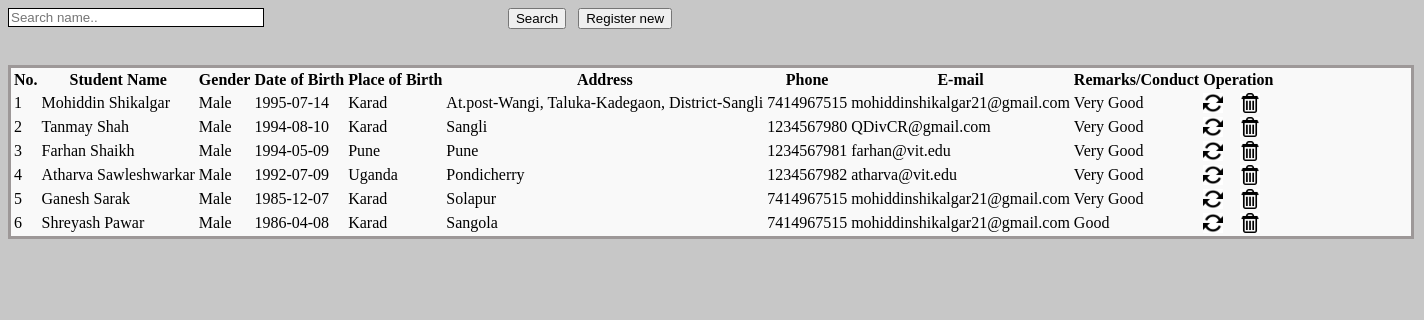
Screenshot of /View_Students.php with the database file from the repository.
### tables this page shows
CREATE TABLE `stu_tbl` (
  `stu_id` int(10) UNSIGNED NOT NULL,
  `f_name` varchar(50) NOT NULL,
  `l_name` varchar(50) NOT NULL,
  `gender` char(10) NOT NULL,
  `dob` date NOT NULL,
  `pob` varchar(100) NOT NULL,
  `address` varchar(100) NOT NULL,
  `phone` varchar(50) NOT NULL,
  `email` varchar(70) NOT NULL,
  `note` varchar(100) NOT NULL
);

### View_Students.php (the view, shortened to what this page needs)
<!DOCTYPE html PUBLIC "-//W3C//DTD XHTML 1.0 Transitional//EN" "http://www.w3.org/TR/xhtml1/DTD/xhtml1-transitional.dtd">
<html xmlns="http://www.w3.org/1999/xhtml">
<head>
<link rel="stylesheet" type="text/css" href="css/style_view.css" />
</head>
<body>
<div class="btn_pos">
        <form method="post">
            <input type="text" name="searchtxt" class="input_box_pos form-control" placeholder="Search name.." />
            <div class="btn_pos_search">
            <input type="submit" class="btn btn-primary btn-large" name="btnsearch" value="Search"/>&nbsp;&nbsp;
            <a href="?tag=student_entry"><input type="button" class="btn btn-large btn-primary" value="Register new" name="butAdd"/></a>
            </div>
        </form>
    </div><br><br>
<div class="table_margin">
<table class="table table-bordered">
        <thead>
            <tr>
            <th style="text-align: center;">No.</th>
            <th style="text-align: center;">Student Name</th>
            <th style="text-align: center;">Gender</th>
            <th style="text-align: center;">Date of Birth</th>
            <th style="text-align: center;">Place of Birth</th>
            <th style="text-align: center;">Address</th>
            <th style="text-align: center;">Phone</th>
            <th style="text-align: center;">E-mail</th>
            <th style="text-align: center;">Remarks/Conduct</th>
            <th style="text-align: center;" colspan="2">Operation</th>
        </tr>
        <?php
	$key="";
	if($key !="")
		$sql_sel=mysqli_query($db,"SElECT * FROM stu_tbl WHERE f_name  like '%$key%' or l_name like '%$key%'");
	else
		 $sql_sel=mysqli_query($db,"SELECT * FROM stu_tbl");
    $i=0;
    while($row=mysqli_fetch_array($sql_sel)){
    $i++;
    ?>
      <tr>
            <td><?php echo $i;?></td>
            <td><?php echo $row['f_name']."    ".$row['l_name'];?></td>
            <td><?php echo $row['gender'];?></td>
            <td><?php echo $row['dob'];?></td>
            <td><?php echo $row['pob'];?></td>
            <td><?php echo $row['address'];?></td>
            <td><?php echo $row['phone'];?></td>
            <td><?php echo $row['email'];?></td>
            <td><?php echo $row['note'];?></td>
            <td><a href="?tag=student_entry&opr=upd&rs_id=<?php echo $row['stu_id'];?>" title="Update"><img style="-webkit-box-shadow: 0px 0px 0px 0px rgba(50, 50, 50, 0.75);-moz-box-shadow:    0px 0px 0px 0px rgba(50, 50, 50, 0.75);box-shadow:         0px 0px 0px 0px rgba(50, 50, 50, 0.75);" src="picture/update.png" height="20" alt="Update" /></a></td>
            <td><a href="?tag=view_students&opr=del&rs_id=<?php echo $row['stu_id'];?>" title="Delete"><img style="-webkit-box-shadow: 0px 0px 0px 0px rgba(50, 50, 50, 0.75);-moz-box-shadow:    0px 0px 0px 0px rgba(50, 50, 50, 0.75);box-shadow:         0px 0px 0px 0px rgba(50, 50, 50, 0.75);" src="picture/delete.jpg" height="20" alt="Delete" /></a></td>
        </tr>
    <?php
    }
    ?>
    </table>
</div>
</body>
</html>

### css/style_view.css (style rules this page uses)
body { background-color: #c7c7c7; }
.table_margin { background-color: #f9f9f9; }
.table_margin { width: 1400px; border: 3px solid #9d9898; }
.btn_pos { text-align: center; }
.input_box_pos { width: 250px; border: 1px solid black; float: left; }
.btn_pos { margin-right: 500px; }

### rows the page displays
stu_tbl: f_name "Mohiddin", l_name "Shikalgar", gender "Male", dob "1995-07-14", pob "Karad", address "At.post-Wangi, Taluka-Kadegaon, District-Sangli", phone "7414967515", email "mohiddinshikalgar21@gmail.com", note "Very Good"
stu_tbl: f_name "Tanmay", l_name "Shah", gender "Male", dob "1994-08-10", pob "Karad", address "Sangli", phone "1234567980", email "QDivCR@gmail.com", note "Very Good"
stu_tbl: f_name "Farhan", l_name "Shaikh", gender "Male", dob "1994-05-09", pob "Pune", address "Pune", phone "1234567981", email "farhan@vit.edu", note "Very Good"
stu_tbl: f_name "Atharva", l_name "Sawleshwarkar", gender "Male", dob "1992-07-09", pob "Uganda", address "Pondicherry", phone "1234567982", email "atharva@vit.edu", note "Very Good"
stu_tbl: f_name "Ganesh", l_name "Sarak", gender "Male", dob "1985-12-07", pob "Karad", address "Solapur", phone "7414967515", email "mohiddinshikalgar21@gmail.com", note "Very Good"
stu_tbl: f_name "Shreyash", l_name "Pawar", gender "Male", dob "1986-04-08", pob "Karad", address "Sangola", phone "7414967515", email "mohiddinshikalgar21@gmail.com", note "Good"
